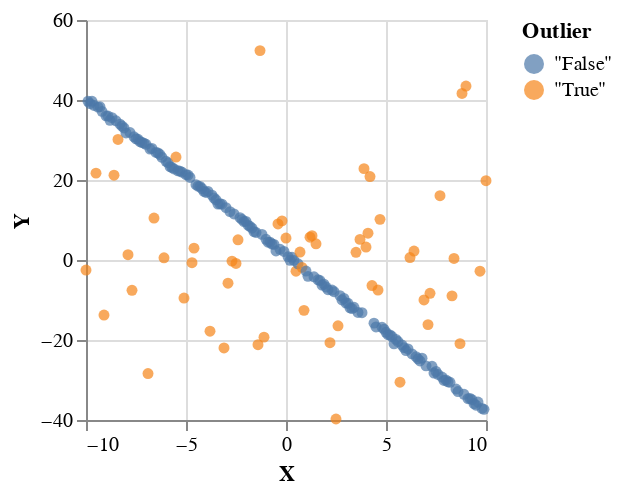

The notebook cell this image was saved under:
### Markdown cell above
This is our model. It describes a process for getting $y$ from $x$. Specifically, you start by drawing values for the slope $s$, bias $b$ and noise $n$. Then for each input $x$, you flip a coin. If it lands one way, you draw a $y$ value from a normal with mean $x*slope + bias$ and std $n$, and otherwise you draw from a centered normal with large variance.

Given a list of $x$ values, this gives a distribution over lists of $y$ values, from which we can sample:

### Code cell
range = [-10,-9.9..10] :: [Double]
samples <- sampleIOfixed $ regressionWithOutliersData range
plotVega (fmap (second (T.pack . show)) samples)

### Figure 1 — Vega-Lite specification as saved in the notebook (floating-point values rounded to 4 significant figures; data arrays with more than 128 entries replaced by an {"elided": "..."} marker saying what was removed)
{"$schema": "https://vega.github.io/schema/vega-lite/v4.json", "data": {"values": {"elided": "201 records"}}, "encoding": {"color": {"field": "Outlier"}, "x": {"field": "X", "type": "quantitative"}, "y": {"field": "Y", "type": "quantitative"}}, "height": 200, "mark": "circle", "width": 200}
